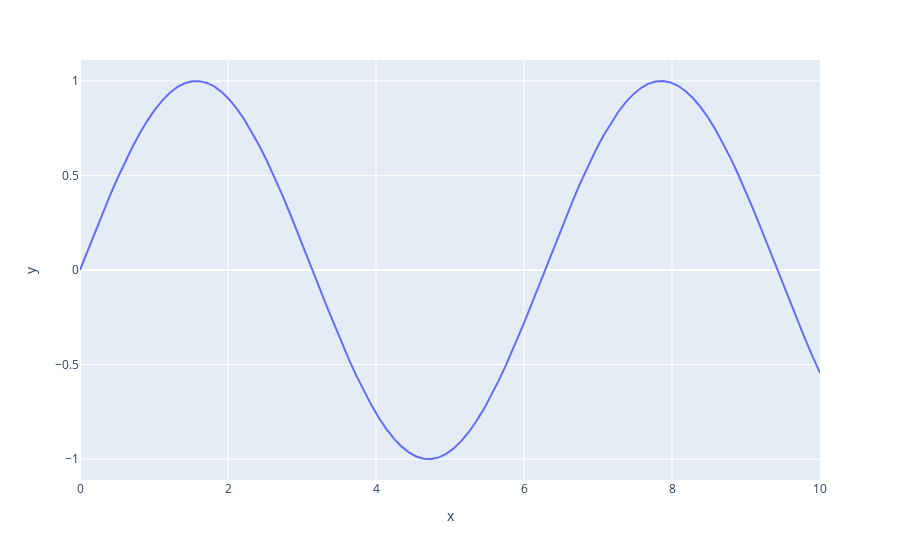

Notebook source saved alongside this figure:
### Code cell
# plotly line plot
import plotly.express as px
fig = px.line(x=x, y=y)
fig.show()
